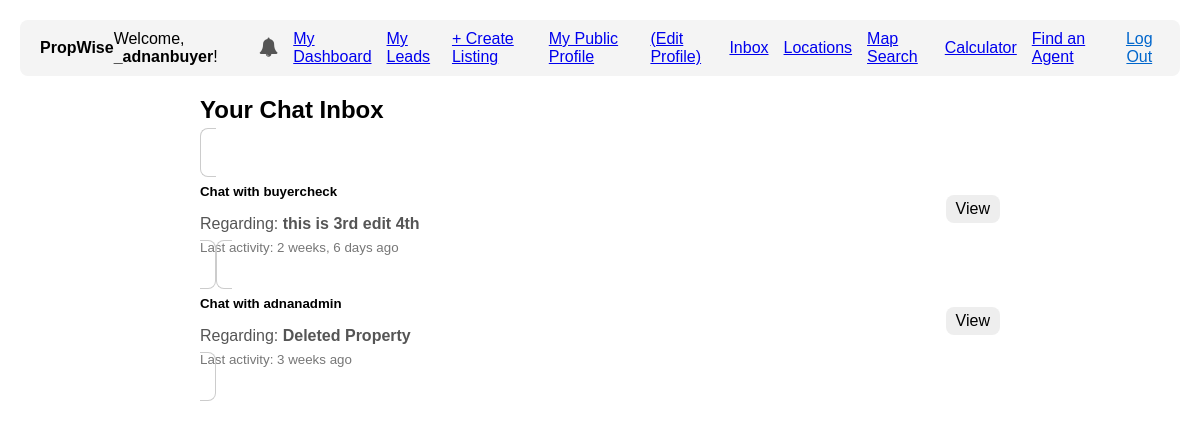
Before: /chat/inbox/ (signed in) with the older database file.
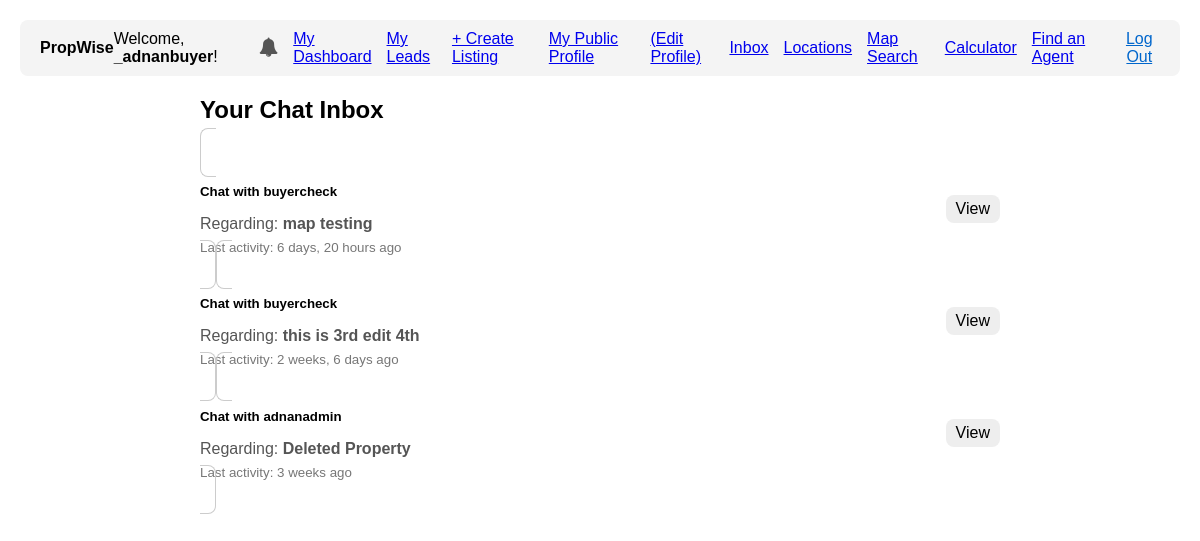
After: the same page with the newer database file.
### chat/models.py (models this page shows, shortened)
class ChatThread(models.Model):
    property = models.ForeignKey(
        Property,
        on_delete=models.SET_NULL,  # <-- NOT CASCADE
        related_name='chat_threads',
        null=True,  # <-- Required for SET_NULL
        blank=True  # <-- Allows this to be empty in forms
    )
    buyer = models.ForeignKey(
        User,
        on_delete=models.CASCADE,  # Cascade is OK here. If a buyer is deleted, their threads go.
        related_name='bought_chat_threads'
    )
    agent = models.ForeignKey(
        User,
        on_delete=models.CASCADE,  # Cascade is OK here. If an agent is deleted, their threads go.
        related_name='agent_chat_threads'
    )
    created_at = models.DateTimeField(auto_now_add=True)
    updated_at = models.DateTimeField(auto_now=True)
    class Meta:
        unique_together = ('property', 'buyer', 'agent')

### accounts/models.py (models this page shows, shortened)
class User(AbstractUser):
    is_agent = models.BooleanField('Is agent', default=False)
    is_buyer = models.BooleanField('Is buyer', default=True) # By default, users are buyers
    phone_number = models.CharField(max_length=20, blank=True)
    profile_picture = models.ImageField(upload_to='profile_pics/', blank=True, null=True)
    favorites = models.ManyToManyField(
        Property,
        related_name="favorited_by",
        blank=True
    )

### properties/models.py (models this page shows, shortened)
class Property(models.Model):
    title = models.CharField(max_length=255)
    description = models.TextField()
    price = models.BigIntegerField()
    area = models.ForeignKey(
        Area,
        on_delete=models.SET_NULL,
        null=True,
        related_name="properties"
    )
    latitude = models.DecimalField(
        max_digits=9,
        decimal_places=6,
        null=True,
        blank=True,
        help_text="Exact latitude of the property (e.g., 31.470510)"
    )
    longitude = models.DecimalField(
        max_digits=9,
        decimal_places=6,
        null=True,
        blank=True,
        help_text="Exact longitude of the property (e.g., 74.394170)"
    )
    purpose = models.CharField(max_length=10, choices=PropertyPurpose.choices)
    property_type = models.CharField(max_length=20, choices=PropertyType.choices)
    bedrooms = models.PositiveSmallIntegerField(null=True, blank=True)
    bathrooms = models.PositiveSmallIntegerField(null=True, blank=True)
    area_size = models.DecimalField(max_digits=10, decimal_places=2)
    area_unit = models.CharField(max_length=10, choices=AreaUnit.choices, default=AreaUnit.MARLA)
    agent = models.ForeignKey(settings.AUTH_USER_MODEL, on_delete=models.CASCADE, related_name="properties")
    created_at = models.DateTimeField(auto_now_add=True)
    updated_at = models.DateTimeField(auto_now=True)
    main_image = models.ImageField(upload_to='properties/main_images/', null=True, blank=True)
    is_verified = models.BooleanField(
        default=False,
        help_text="Mark this listing as verified by the admin (e.g., checked for accuracy)."
    )
    is_featured = models.BooleanField(
        default=False,
        help_text="Mark this listing as 'Featured' to show it at the top."
    )
    featured_until = models.DateTimeField(
        null=True,
        blank=True,
        help_text="When this listing should stop being featured (e.g., 7 days from now)."
    )
    status = models.CharField(
        max_length=10,
        choices=PropertyStatus.choices,
        default=PropertyStatus.ACTIVE,
        help_text="The current status of the listing (e.g., Active, Sold)."
    )
    sold_date = models.DateTimeField(
        null=True,
        blank=True,
        help_text="The date and time this property was marked as sold."
    )
    video_url = models.URLField(
        max_length=500,
        null=True,
        blank=True,
        help_text="A link to a YouTube or Vimeo video walkthrough (e.g., https://www.youtube.com/watch?v=...)"
    )

### chat/views.py (the view)
# urls.py: path('inbox/', views.chat_inbox_view, name='chat_inbox'),
@login_required(login_url='login')
def chat_inbox_view(request):
    threads = ChatThread.objects.filter(
        Q(buyer=request.user) | Q(agent=request.user)
    ).order_by('-updated_at')
    context = {
        'threads': threads
    }
    return render(request, 'chat/inbox.html', context)

### accounts/context_processors.py (called while the page is built)
def notifications(request):
    if request.user.is_authenticated:
        unread_notifs = Notification.objects.filter(
            recipient=request.user,
            is_read=False
        )
        return {
            'notification_count': unread_notifs.count(),
            'notification_list': unread_notifs[:5] # Only show the top 5 in the dropdown
        }
    return {}

### chat/templates/chat/inbox.html (shortened to what this page needs)
{% extends 'base.html' %}
{% block content %}
<div class="container" style="margin-top: 20px;">
    <div style="max-width: 800px; margin: auto;">
        <h2 style="margin-bottom: 20px;">Your Chat Inbox</h2>
        <div class="list-group">
            {% for thread in threads %}
                <a href="{% url 'chat_detail' thread_id=thread.id %}" class="list-group-item list-group-item-action" style="padding: 15px; border: 1px solid #ccc; border-radius: 8px; margin-bottom: 10px; text-decoration: none; color: inherit;">
                    <div style="display: flex; justify-content: space-between; align-items: center;">
                        <div>
                            <h5 style="margin-bottom: 5px;">
                                Chat with
                                {% if thread.buyer == user %}
                                    <strong>{{ thread.agent.username }}</strong>
                                {% else %}
                                    <strong>{{ thread.buyer.username }}</strong>
                                {% endif %}
                            </h5>
                            <p style="margin-bottom: 5px; color: #555;">
                                Regarding: <strong>{{ thread.property.title|default:"Deleted Property" }}</strong>
                            </p>
                            <small style="color: #777;">Last activity: {{ thread.updated_at|timesince }} ago</small>
                        </div>
                        <span style="background: #eee; padding: 5px 10px; border-radius: 8px;">View</span>
                    </div>
                </a>
            {% empty %}
                <p>You have no active chat conversations.</p>
            {% endfor %}
        </div>
    </div>
</div>
{% endblock content %}

Changed rows visible on the page:
added ChatThread: buyer.username "buyercheck", property "map testing", updated_at "6 days, 20 hours"
